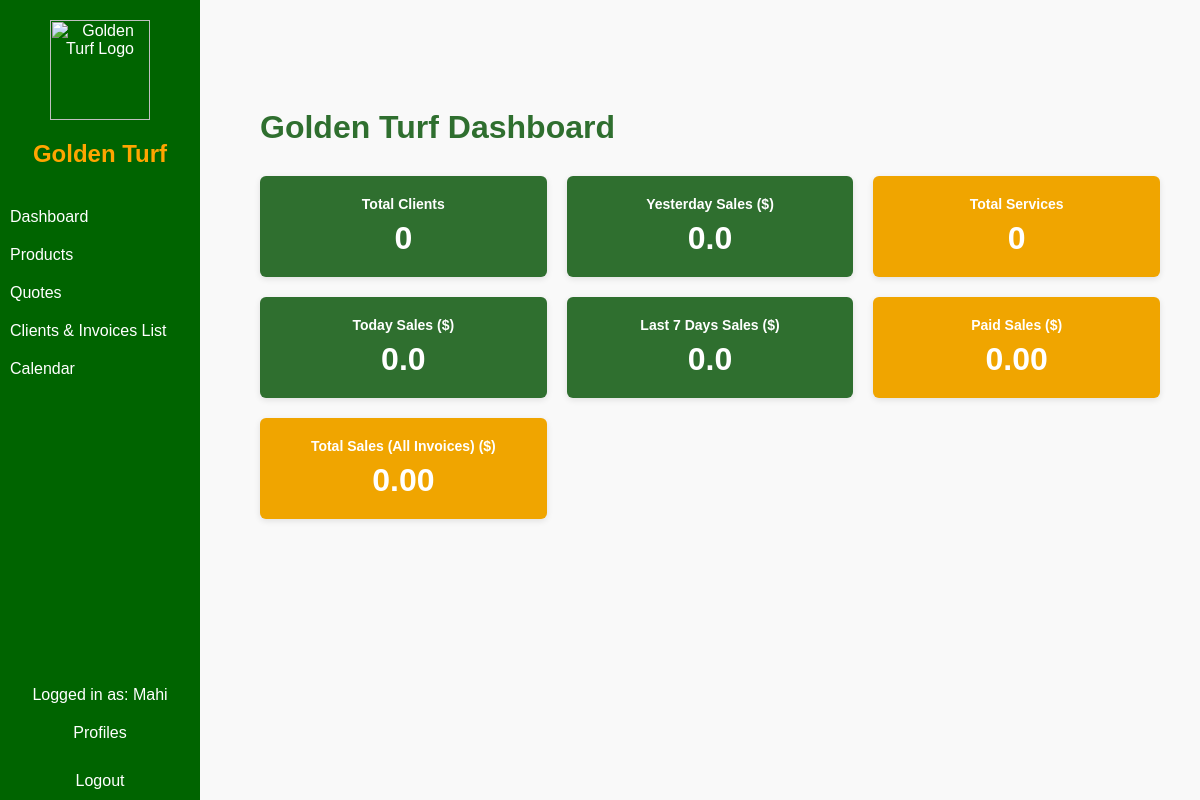
The page /dashboard (signed in) on the database as committed earlier.
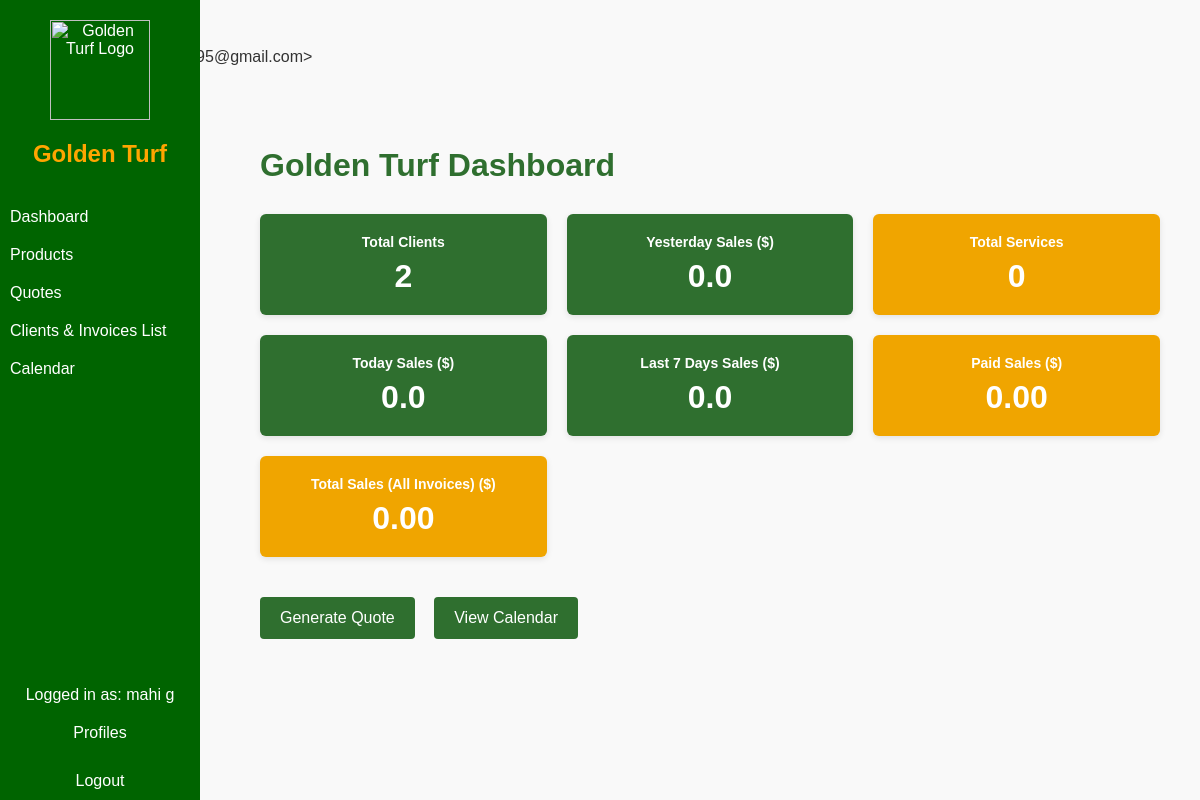
The same page on the database as committed later.
### tables this page shows
CREATE TABLE users (
            id INTEGER PRIMARY KEY AUTOINCREMENT,
            name TEXT NOT NULL,
            email TEXT UNIQUE NOT NULL,
            password TEXT NOT NULL
        , reset_token TEXT, token_expiry TEXT, role TEXT DEFAULT 'user', verification_code TEXT, permissions TEXT DEFAULT '');

### app.py (the view)
@app.route('/dashboard')
def dashboard():
    if 'user_name' not in session:
        print("Dashboard access denied: No user_name in session")  # Debugging log
        return redirect(url_for('login'))
    user_id = session.get('user_id')
    if not user_id:
        return redirect(url_for('login'))
    print(f"Dashboard accessed: user_name={session.get('user_name')}, user_role={session.get('user_role')}")  # Debugging log
    user_role = session.get('user_role', 'user')
    clients = query_all_clients(user_id)
    jobs = query_all_jobs(user_id)
    payments = query_all_payments(user_id)
    today = datetime.now().date()
    yesterday = today - timedelta(days=1)
    last_7_days = today - timedelta(days=7)
    total_clients = len(clients)
    total_services = sum(1 for job in jobs if job[3] == 'Completed')
    total_sales = sum(float(payment[8]) for payment in payments if payment[2] == 'Paid')
    today_sales = sum(float(payment[8]) for payment in payments if payment[2] == 'Paid' and datetime.strptime(payment[3], '%Y-%m-%d %H:%M:%S').date() == today)
    yesterday_sales = sum(float(payment[8]) for payment in payments if payment[2] == 'Paid' and datetime.strptime(payment[3], '%Y-%m-%d %H:%M:%S').date() == yesterday)
    last_7_days_sales = sum(float(payment[8]) for payment in payments if payment[2] == 'Paid' and datetime.strptime(payment[3], '%Y-%m-%d %H:%M:%S').date() >= last_7_days)
    upcoming_jobs = [job for job in jobs if datetime.strptime(job[2], '%Y-%m-%d').date() >= today]
    overdue_jobs = [job for job in jobs if datetime.strptime(job[2], '%Y-%m-%d').date() < today and job[3] != 'Completed']
    conn = sqlite3.connect('users.db')
    c = conn.cursor()
    overdue_jobs_info = []
    for job in overdue_jobs:
        c.execute('SELECT client_name FROM clients WHERE id = ? AND owner_id = ?', (job[1], user_id))
        client_name = c.fetchone()
        if client_name:
            overdue_jobs_info.append({'client_name': client_name[0], 'job_date': job[2]})
    conn.close()
    conn = sqlite3.connect('users.db')
    c = conn.cursor()
    c.execute("SELECT name, email FROM users WHERE role = 'admin'")
    admins = c.fetchall()
    conn.close()
    return render_template('dashboard.html',
                           total_clients=total_clients,
                           total_services=total_services,
                           total_sales=total_sales,
                           today_sales=today_sales,
                           yesterday_sales=yesterday_sales,
                           last_7_days_sales=last_7_days_sales,
                           overdue_jobs=overdue_jobs_info,
                           user_role=user_role,
                           admins=admins)

### app.py (called while the page is built)
def query_all_clients(user_id):
    conn = sqlite3.connect('users.db')
    c = conn.cursor()
    c.execute('SELECT * FROM clients WHERE owner_id = ?', (user_id,))
    clients = c.fetchall()
    conn.close()
    return clients

def query_all_jobs(user_id):
    conn = sqlite3.connect('users.db')
    c = conn.cursor()
    c.execute('SELECT * FROM jobs WHERE owner_id = ?', (user_id,))
    jobs = c.fetchall()
    conn.close()
    return jobs

def query_all_payments(user_id):
    conn = sqlite3.connect('users.db')
    c = conn.cursor()
    c.execute('''SELECT invoices.id, clients.client_name, invoices.status, invoices.created_date, invoices.product, invoices.quantity, invoices.price, invoices.gst, invoices.total
                  FROM invoices
                  LEFT JOIN clients ON invoices.client_id = clients.id
                  WHERE invoices.owner_id = ?''', (user_id,))
    payments = c.fetchall()
    conn.close()
    return payments

### templates/dashboard.html (shortened to what this page needs)
    <section class="admin-list" style="margin-bottom: 30px;">
        <h2>Admin Users</h2>
        <ul>
            {% for admin in admins %}
                <li><strong>{{ admin[0] }}</strong> &lt;{{ admin[1] }}&gt;</li>
            {% endfor %}
        </ul>
    </section>
<!DOCTYPE html>
<html lang="en">
<head>
    <link rel="stylesheet" href="{{ url_for('static', filename='dashboard.css') }}">
</head>
<body>
    <div class="sidebar" style="position: fixed; top: 0; left: 0; width: 200px; height: 100vh; background-color: #006400; color: white; font-family: Arial, sans-serif;">
        <div style="width:100%;text-align:center;margin-bottom:20px;">
            <img src="/static/golden_turf_logo.png" alt="Golden Turf Logo" style="width:100px;display:block;margin:0 auto;">
        </div>
        <h2 style="color: orange;">Golden Turf</h2>
        <nav class="navbar">
            <a href="{{ url_for('dashboard') }}" style="color: white; font-size: 16px; text-decoration: none; display: block; padding: 10px;">Dashboard</a>
            <div class="nav-dropdown">
                <a href="#" class="dropbtn" style="color: white; font-size: 16px; text-decoration: none; display: block; padding: 10px;">Products</a>
            </div>
            <a href="{{ url_for('quotes') }}" style="color: white; font-size: 16px; text-decoration: none; display: block; padding: 10px;">Quotes</a>
            <a href="{{ url_for('payments') }}" style="color: white; font-size: 16px; text-decoration: none; display: block; padding: 10px;">Clients &amp; Invoices List</a>
            <a href="{{ url_for('calendar') }}" style="color: white; font-size: 16px; text-decoration: none; display: block; padding: 10px;">Calendar</a>
        </nav>
            <div style="position: absolute; bottom: 20px; width: 100%; text-align: center;">
                <p style="color: white; margin-bottom: 10px;">Logged in as: {{ session.get('user_name', 'Unknown') }}</p>
                <a href="{{ url_for('profiles') }}" style="color: white; font-size: 16px; text-decoration: none; display: block; padding: 10px; margin-bottom: 10px;">Profiles</a>
                <a href="{{ url_for('logout') }}" style="color: white; font-size: 16px; text-decoration: none; display: block; padding: 10px;">Logout</a>
            </div>
    </div>
    <div class="main-content">
        <h1>Golden Turf Dashboard</h1>
        <div class="kpi-grid">
            <div class="kpi-tile green">
                <div class="kpi-label">Total Clients</div>
                <div class="kpi-value">{{ total_clients }}</div>
            </div>
            <div class="kpi-tile green">
                <div class="kpi-label">Yesterday Sales ($)</div>
                <div class="kpi-value">{{ yesterday_sales|default(0)|float|round(2) }}</div>
            </div>
            <div class="kpi-tile orange">
                <div class="kpi-label">Total Services</div>
                <div class="kpi-value">{{ total_services }}</div>
            </div>
            <div class="kpi-tile green">
                <div class="kpi-label">Today Sales ($)</div>
                <div class="kpi-value">{{ today_sales|default(0)|float|round(2) }}</div>
            </div>
            <div class="kpi-tile green">
                <div class="kpi-label">Last 7 Days Sales ($)</div>
                <div class="kpi-value">{{ last_7_days_sales|default(0)|float|round(2) }}</div>
            </div>
            <div class="kpi-tile orange">
                <div class="kpi-label">Paid Sales ($)</div>
                <div class="kpi-value">{{ "{:,.2f}".format(paid_sales|default(0)|float) }}</div>
            </div>
            <div class="kpi-tile orange">
                <div class="kpi-label">Total Sales (All Invoices) ($)</div>
                <div class="kpi-value">{{ "{:,.2f}".format(total_sales|default(0)|float) }}</div>
            </div>
        </div>
        {% if user_role == 'admin' or user_role == 'owner' %}
        <div class="admin-buttons">
            <button onclick="window.location.href='/quotes';">Generate Quote</button>
            <button onclick="window.location.href='/calendar';">View Calendar</button>
        </div>
        {% endif %}
    </div>
</body>
</html>

### static/dashboard.css (style rules this page uses)
body { font-family: Arial, sans-serif; margin: 0; background-color: #f9f9f9; color: #333; }
.sidebar { width: 220px; background-color: #006400; color: white; height: 100vh; position: fixed; padding-top: 20px; }
.sidebar h2 { text-align: center; margin-bottom: 30px; font-weight: bold; font-size: 24px; color: #f0a500; }
.sidebar nav a { display: block; color: white !important; padding: 12px 20px; text-decoration: none; font-size: 18px; transition: background-color 0.3s ease; }
.sidebar nav a[href$="payments"]::after { content: ""; font-size: inherit; color: inherit; margin-left: 0; }
.nav-dropdown { position: relative; display: block; }
.dropbtn { color: black; padding: 12px 20px; text-decoration: none; font-size: 18px; font-weight: normal; display: block; }
.main-content { margin-left: 220px; padding: 30px 40px; }
.sidebar { color: black; }
.sidebar h2 { color: black; }
.sidebar nav a { color: black; }
h1 { color: #2f6f2f; margin-bottom: 30px; }
.kpi-grid { display: grid; grid-template-columns: repeat(auto-fit, minmax(220px, 1fr)); gap: 20px; margin-bottom: 40px; }
.kpi-tile { background-color: white; border-radius: 6px; box-shadow: 0 2px 6px rgba(0,0,0,0.1); padding: 20px; display: flex; flex-direction: column; justify-content: center; align-items: center; font-weight: bold; font-size: 18px; color: #333; }
.kpi-tile.green { background-color: #2f6f2f; color: white; }
.kpi-tile.orange { background-color: #f0a500; color: white; }
.kpi-label { font-size: 14px; margin-bottom: 8px; text-align: center; }
.kpi-value { font-size: 32px; }
.admin-buttons { margin-top: 20px; }
.admin-buttons button { background-color: #2f6f2f; color: white; border: none; padding: 12px 20px; margin-right: 15px; border-radius: 4px; font-size: 16px; cursor: pointer; transition: background-color 0.3s ease; }

Rows that differ between the two databases and show on the page:
now on this page (row edited): users: email "mahi.gohil3695@gmail.com", get "mahi g"
Other text that changed with them:
{{ total_clients }}: "0" → "2"
{{ session.get('user_name', 'Unknown') }}: "Mahi" → (not shown)
text now shown: "Generate Quote View Calendar"
